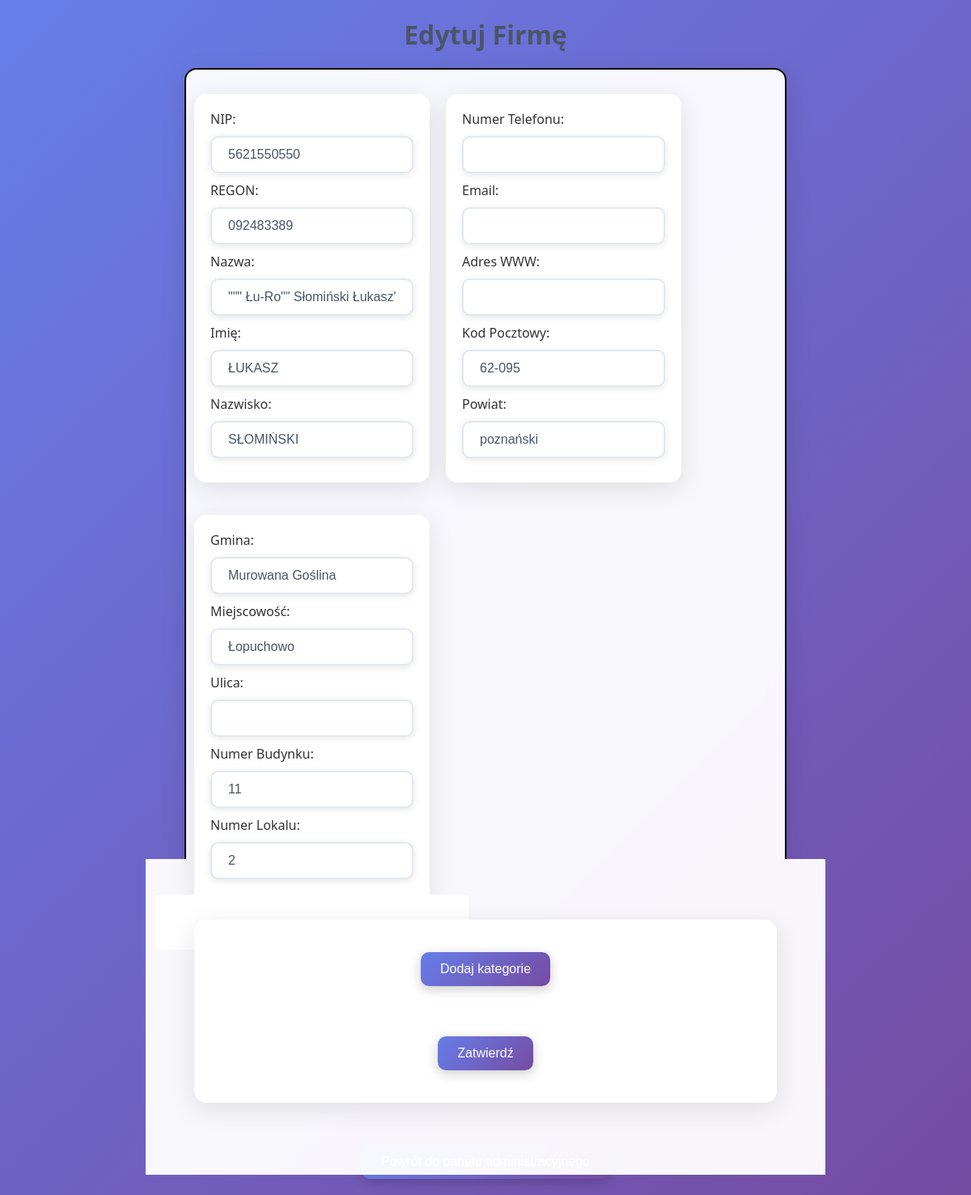
The app's page /edit_company.php?lp=2 with its own data.
### tables this page shows
CREATE TABLE `firmy` (
  `Lp` int(255) NOT NULL,
  `Nip` varchar(10) DEFAULT NULL,
  `Regon` varchar(9) DEFAULT NULL,
  `NazwaPodmiotu` varchar(131) DEFAULT NULL,
  `Nazwisko` varchar(23) DEFAULT NULL,
  `Imie` varchar(11) DEFAULT NULL,
  `Telefon` varchar(13) DEFAULT NULL,
  `Email` varchar(37) DEFAULT NULL,
  `AdresWWW` varchar(36) DEFAULT NULL,
  `KodPocztowy` varchar(6) DEFAULT NULL,
  `Powiat` varchar(9) DEFAULT NULL,
  `Gmina` varchar(16) DEFAULT NULL,
  `Miejscowosc` varchar(16) DEFAULT NULL,
  `Ulica` varchar(34) DEFAULT NULL,
  `NrBudynku` varchar(6) DEFAULT NULL,
  `NrLokalu` varchar(3) DEFAULT NULL
);

### class/DBManager.php (called while the page is built, shortened)
<?php
class DBManager
{
    private static ?DBManager $instance = null;
    private PDO $pdo;
    private function __construct()
    {
        $host = 'localhost';
        $db   = 'base';
        $user = 'root';
        $pass = '';
        $charset = 'utf8';
        $dsn = "mysql:host=$host;dbname=$db;charset=$charset";
        $options = [
            PDO::ATTR_ERRMODE            => PDO::ERRMODE_EXCEPTION,
            PDO::ATTR_DEFAULT_FETCH_MODE => PDO::FETCH_ASSOC,
            PDO::ATTR_EMULATE_PREPARES   => false,
        ];
        $this->pdo = new PDO($dsn, $user, $pass, $options);
    }
    public static function getInstance(): DBManager
    {
        if (self::$instance === null) {
            self::$instance = new DBManager();
        }
        return self::$instance;
    }
    public function query(string $sql, array $params = []): PDOStatement
    {
        $stmt = $this->pdo->prepare($sql);
        $stmt->execute($params);
        return $stmt;
    }
}

### class/firmy.php (called while the page is built, shortened)
<?php
include_once 'class/DBManager.php';
class Firmy
{
    private DBManager $db;
    private string $table = 'firmy';
    public function __construct()
    {
        $this->db = DBManager::getInstance();
    }
    public function getById(int $id): ?array
    {
        $sql = "SELECT * FROM {$this->table} WHERE Lp = :id";
        $stmt = $this->db->query($sql, ['id' => $id]);
        $result = $stmt->fetch();
        return $result ?: null;
    }
}

### edit_company.php (the view, shortened to what this page needs)
<?php
include_once 'class/DBManager.php';
include_once 'class/firmy.php';
if($_SERVER['REQUEST_METHOD'] === 'GET' && isset($_GET['lp'])) {
    $lp = (int)$_GET['lp'];
    $firmy = new Firmy();
    $firma = $firmy->getById($lp);
    if ($firma) {
        $nip = $firma['Nip'];
        $regon = $firma['Regon'];
        $nazwapodmiotu = $firma['NazwaPodmiotu'];
        $nazwisko = $firma['Nazwisko'];
        $imie = $firma['Imie'];
        $telefon = $firma['Telefon'];
        $email = $firma['Email'];
        $adreswww = $firma['AdresWWW'];
        $kodpocztowy = $firma['KodPocztowy'];
        $powiat = $firma['Powiat'];
        $gmina = $firma['Gmina'];
        $miejscowosc = $firma['Miejscowosc'];
        $ulica = $firma['Ulica'];
        $nrbudynku = $firma['NrBudynku'];
        $nrlokalu = $firma['NrLokalu'];
    } else {
        echo "Nie znaleziono firmy o podanym identyfikatorze.";
        exit();
    }
} else {
    echo "Nieprawidłowe żądanie.";
    exit();
}
?>
        <!DOCTYPE html>
        <html lang="pl">
        <head>
            <link rel="stylesheet"href="style/style2.css">
        </head>
        <body>
            <h1>Edytuj Firmę</h1>
            <div style="
            width: 60%;
            padding: 10px;
            margin-left: auto;
            margin-right: auto;
            display: block;
            height: auto;
            border: 2px solid black;>
            <form method="POST" action="edit_firmy.php">
                <div style="float: left; margin-right: 20px;">
                <label for="NIP">NIP:</label><br>
                <input type="text" id="NIP" name="NIP" value="<?php echo htmlspecialchars($nip); ?>"><br>
                <label for="REGON">REGON:</label><br>
                <input type="text" id="REGON" name="REGON" value="<?php echo htmlspecialchars($regon); ?>"><br>
                <label for="nazwa">Nazwa:</label><br>
                <input type="text" id="nazwapodmiotu" name="nazwapodmiotu" value="<?php echo htmlspecialchars($nazwapodmiotu); ?>" required><br>
                <label for="imie">Imię:</label><br>
                <input type="text" id="imie" name="imie" value="<?php echo htmlspecialchars($imie); ?>"><br>
                <label for="nazwisko">Nazwisko:</label><br>
                <input type="text" id="nazwisko" name="nazwisko" value="<?php echo htmlspecialchars($nazwisko); ?>"><br>
</div><div style="float: left; margin-right: 20px;">
                <label for="nr_telefonu">Numer Telefonu:</label><br>
                <input type="text" id="nr_telefonu" name="nr_telefonu" value="<?php echo htmlspecialchars($telefon); ?>"><br>
                <label for="email">Email:</label><br>
                <input type="email" id="email" name="email" value="<?php echo htmlspecialchars($email); ?>"><br>
                <label for="adreswww">Adres WWW:</label><br>
                <input type="text" id="adreswww" name="adreswww" value="<?php echo htmlspecialchars($adreswww); ?>"><br>
                <label for="kodpocztowy">Kod Pocztowy:</label><br>
                <input type="text" id="kodpocztowy" name="kodpocztowy" value="<?php echo htmlspecialchars($kodpocztowy); ?>"><br>
                <label for="powiat">Powiat:</label><br>
                <input type="text" id="powiat" name="powiat" value="<?php echo htmlspecialchars($powiat); ?>"><br>
</div><div style="float: left;">
                <label for="gmina">Gmina:</label><br>
                <input type="text" id="gmina" name="gmina" value="<?php echo htmlspecialchars($gmina); ?>"><br>
                <label for="miejscowosc">Miejscowość:</label><br>
                <input type="text" id="miejscowosc" name="miejscowosc" value="<?php echo htmlspecialchars($miejscowosc); ?>"><br>
                <label for="ulica">Ulica:</label><br>
                <input type="text" id="ulica" name= "ulica"value="<?php echo htmlspecialchars($ulica); ?>"><br>
                <label for="nrbudynku">Numer Budynku:</label><br>
                <input type="text" id="nrbudynku" name="nrbudynku" value="<?php echo htmlspecialchars($nrbudynku); ?>"><br>
                <label for="nrlokalu">Numer Lokalu:</label><br>
                <input type="text" id="nrlokalu" name="nrlokalu" value="<?php echo htmlspecialchars($nrlokalu); ?>"><br>
</div><div style="display: block; clear: both; margin-top: 20px;">
                <input type="button" value="Dodaj kategorie" onclick="kategorieOkienko()"><br>
                <input type="submit" value="Zatwierdź">
</div>
            </div>
            <input type="button" value="Powrót do panelu administracyjnego" onclick="window.location.href='admin.php'">
        </body>
        </html>

### style/style2.css (style rules this page uses)
body { font-family: 'Segoe UI', Tahoma, Geneva, Verdana, sans-serif; background: linear-gradient(135deg, #667eea 0%, #764ba2 100%); margin: 0; padding: 0; min-height: 100vh; color: #333; }
div { padding: 20px; margin: 20px auto; background: rgba(255, 255, 255, 0.95); border: none; border-radius: 15px; box-shadow: 0 8px 32px rgba(0, 0, 0, 0.1); backdrop-filter: blur(10px); }
h1, h2 { text-align: center; color: #4a5568; margin-bottom: 20px; }
input { margin: 10px auto; padding: 12px 20px; font-size: 16px; background: white; color: #4a5568; border: 2px solid #e2e8f0; border-radius: 10px; transition: all 0.3s ease; box-shadow: 0 2px 10px rgba(0, 0, 0, 0.1); }
input[type="button"], input[type="submit"] { display: block; margin: 20px auto; padding: 12px 24px; font-size: 16px; background: linear-gradient(135deg, #667eea, #764ba2); color: white; border: none; border-radius: 10px; cursor: pointer; transition: all 0.3s ease; box-shadow: 0 4px 15px rgba(0, 0, 0, 0.2); }

### records on screen
firmy: NIP "5621550550", REGON "092483389", nazwapodmiotu "\"\"\" Łu-Ro\"\" Słomiński Łukasz\"", imie "ŁUKASZ", nazwisko "SŁOMIŃSKI", kodpocztowy "62-095", powiat "poznański", gmina "Murowana Goślina", miejscowosc "Łopuchowo", nrbudynku "11", nrlokalu "2"
